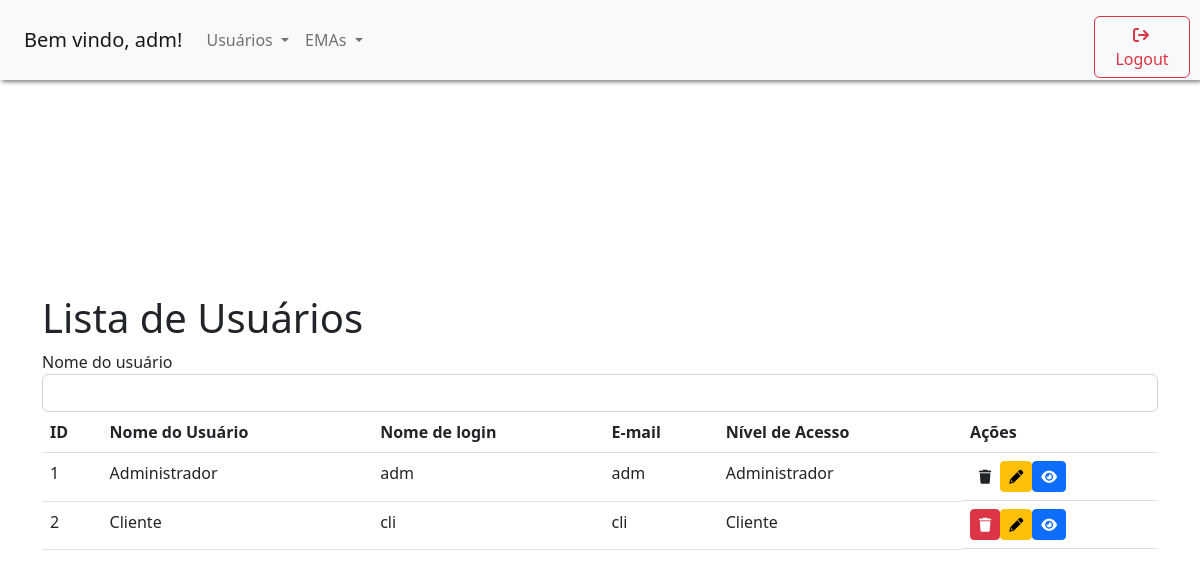
/Tela_Listar_Usuarios.php (signed in), run on the app's committed database.
### tables this page shows
CREATE TABLE IF NOT EXISTS usuarios (
  idusuario INT NOT NULL AUTO_INCREMENT,
  nome_usuario VARCHAR(45) NOT NULL,
  nome_login VARCHAR(45) NOT NULL,
  email VARCHAR(45) NOT NULL,
  senha VARCHAR(100) NOT NULL,
  nivel_acesso INT NOT NULL,
  ativo INT NOT NULL,
  PRIMARY KEY (idusuario));

### controllers/controller_usuario.php (the view, shortened to what this page needs)
<?php
function listarUsuarios() {
    $conexao = conectarBanco();
    if ($_SERVER['REQUEST_METHOD'] === 'POST') {
        $nome_usuario = $_POST['nome_usuario'];
        $sql = "SELECT * FROM usuarios WHERE ativo = 1";
        if (!empty($nome_usuario)) {
            $sql .= " AND nome_usuario LIKE '%$nome_usuario%'";
        }
        $result = $conexao->query($sql);
    } else {
        $sql = 'SELECT * FROM usuarios WHERE ativo = 1';
        $result = $conexao->query($sql);
    }
    if ($result->num_rows >= 0) {
        while ($row = $result->fetch_assoc()) {
            echo '<tr id="row-' . $row['idusuario'] . '">';
            echo '<td>' . $row['idusuario'] . '</td>';
            echo '<td>' . $row['nome_usuario'] . '</td>';
            echo '<td>' . $row['nome_login'] . '</td>';
            echo '<td>' . $row['email'] . '</td>';
            if ($row['nivel_acesso'] == 1) {
                echo '<td>Administrador</td>';
            } else {
                echo '<td>Cliente</td>';
            }
            echo '<td style="display: flex">';
            if ($row['idusuario'] != $_SESSION['idusuario']) {
                echo '<button name="btn-excluir" type="button" class="btn btn-danger btn-sm" onclick="excluirUsuario(' . $row['idusuario'] . ')">';
                echo '<i class="fas fa-trash"></i>';
                echo '</button>';
            } else {
                echo '<button name="btn-excluir" type="button" class="btn btn-disabled btn-sm">';
                echo '<i class="fas fa-trash"></i>';
                echo '</button>';
            }
            echo '<a href="Tela_Alterar_Usuario.php?idusuario=' . $row['idusuario'] . '"><button type="button" class="btn btn-warning btn-sm")">';
            echo '<i class="fas fa-pencil"></i>';
            echo '</button></a>';
            echo '<a href="Tela_Visualizar_Usuario.php?idusuario=' . $row['idusuario'] . '"><button type="button" class="btn btn-primary btn-sm")">';
            echo '<i class="fas fa-eye"></i>';
            echo '</button></a>';
            echo '</td>';
            echo '</tr>';
        }
    } else {
        echo '<tr><td colspan="7">Nenhum dado encontrado.</td></tr>';
    }
}
?>

### css/style.css (style rules this page uses)
html, body { height: 100%; }
body { display: -ms-flexbox; display: -webkit-box; display: flex; -ms-flex-align: center; -ms-flex-pack: center; -webkit-box-align: center; align-items: center; -webkit-box-pack: center; justify-content: center; padding-top: 40px; padding-bottom: 40px; background-color: #f5f5f5; }

### data on the page
usuarios: idusuario "1", nome_usuario "Administrador", nome_login "adm", email "adm", nivel_acesso "Administrador"
usuarios: idusuario "2", nome_usuario "Cliente", nome_login "cli", email "cli", nivel_acesso "Cliente"

### other printed values
$_SESSION['nome_login'] "adm"
